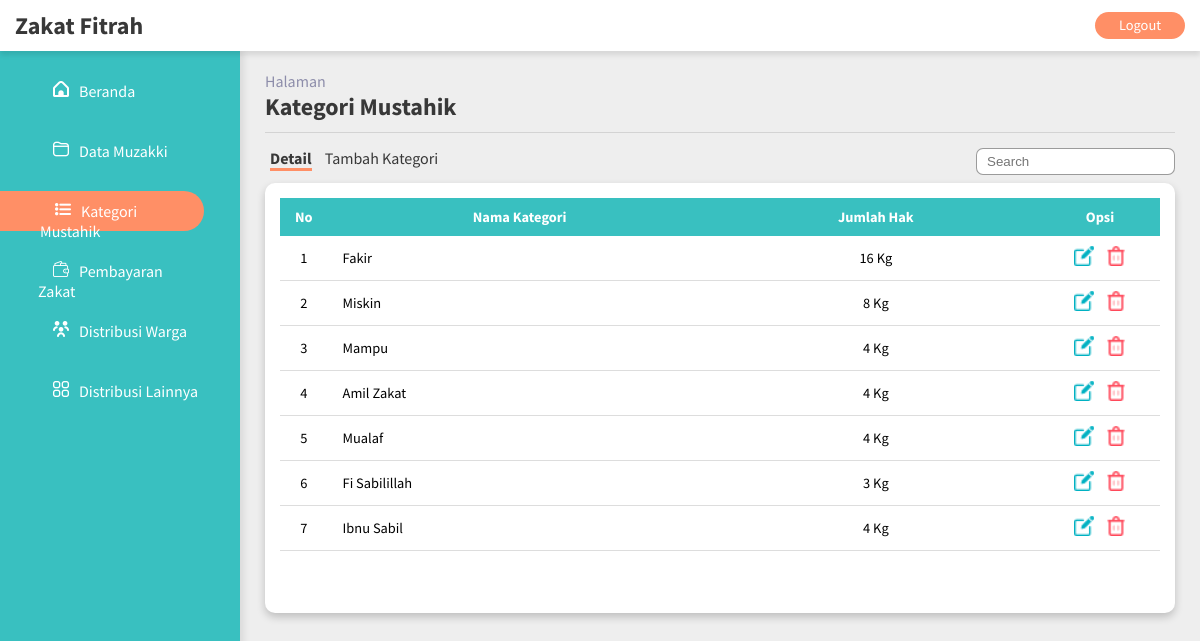
Screenshot of /pages/mustahik/mustahik_page.php with the database file from the repository.
### tables this page shows
CREATE TABLE `kategori_mustahik` (
  `id_kategori` int(5) NOT NULL,
  `nama_kategori` varchar(100) NOT NULL,
  `jumlah_hak` varchar(100) NOT NULL
);

### pages/mustahik/mustahik_page.php (the view, shortened to what this page needs)
<?php
include ('../../function.php');
?>
<!DOCTYPE html>
<html lang="id">
<head>
    <link rel="stylesheet" href="../../style/style.css">
    <link rel="stylesheet" href="../../assets/fontawesome/css/all.css">
</head>
<body>
<header>
    <div class="header-wrapper">
        <h2>Zakat Fitrah</h2>
        <a class="btn btn-danger" href="../../logout.php">Logout</a>
    </div>
</header>
<main>
    <div class="flex-container">
        <div class="sidemenu">
            <div class="menu">
                <a href="../../index.php"><img src="../../assets/img/home.png" class="menu-icon">Beranda</a>
            </div>
            <div class="menu">
                <a href="../muzakki/muzakki_page.php"><img src="../../assets/img/folder.png" class="menu-icon">Data Muzakki</a>
            </div>
            <div class="menu-active">
                <a href="mustahik_page.php"><img src="../../assets/img/list.png" class="menu-icon">Kategori Mustahik</a>
            </div>
            <div class="menu">
                <a href="../bayar_zakat/bayar_zakat_pages.php"><img src="../../assets/img/wallet.png" class="menu-icon">Pembayaran Zakat</a>
            </div>
            <div class="menu">
                <a href="../distribusi_warga/distribusi_warga_page.php"><img src="../../assets/img/peoples.png" class="menu-icon">Distribusi Warga</a>
            </div>
            <div class="menu">
                <a href="../distribusi_lainnya/distribusi_lainnya_page.php"><img src="../../assets/img/menu.png" class="menu-icon">Distribusi Lainnya</a>
            </div>
        </div>
        <div class="content-area">
            <div class="page-title">
                <p>Halaman</p>
                <h2>Kategori Mustahik</h2>
            </div>
            <div class="table-card">
                <a href="mustahik_page.php" class="tb-menu-active">Detail</a>
                <a href="tambah_mustahik.php" class="tb-menu">Tambah Kategori</a>
                <form method="get" action="" class="search">
                    <input class="search-form" type="text" name="search" placeholder="Search">
                </form>
                <div class="table-card-2">
                    <div class="table-container">
                        <table class="content-table">
                            <thead>
                            <tr align="center">
                                <th style="width: 20px">No</th>
                                <th>Nama Kategori</th>
                                <th>Jumlah Hak</th>
                                <th>Opsi</th>
                            </tr>
                            </thead>
                            <tbody>
                            <?php
                            $no = 1;
                            $sql = $koneksi->query("select * from kategori_mustahik");
                            while ($data = $sql->fetch_assoc()) {
                                ?>
                                <tr>
                                    <td align="center" style="width: 20px"><?php echo $no++;?></td>
                                    <td><?php echo $data['nama_kategori'];?></td>
                                    <td align="center"><?php echo $data['jumlah_hak'];?> Kg</td>
                                    <td style="width: 120px;" align="center">
                                        <a href='ubah.php?id_kategori=<?php echo $data['id_kategori'] ?>'><img src="../../assets/img/edit (2).png"></a>
                                        <a href='hapus.php?id_kategori=<?php echo $data['id_kategori'] ?>'><img src="../../assets/img/trash.png"></a>
                                    </td>
                                </tr>
                            <?php } ?>
                            </tbody>
                        </table>
                    </div>
                </div>
            </div>
        </div>
    </div>
</main>
</body>
</html>

### style/style.css (style rules this page uses)
* { box-sizing: border-box; text-decoration: none; list-style-type: none; margin: 0; padding: 0; }
body { font-family: 'Source Sans Pro', sans-serif; background: #EEEEEE; }
header { position: sticky; top: 0; }
.header-wrapper { display: flex; justify-content: space-between; align-items: center; background-color: #ffffff; box-shadow: 0 4px 5px 0 rgba(0, 0, 0, 0.1); padding: 10px 15px; position: sticky; top: 0; }
.header-wrapper h2 { color: #383838; cursor: pointer; }
.btn { width: 90px; border-radius: 25px; padding: 10px; }
.btn-danger { color: #fff; background-color: #ff8f66; text-align: center; font-size: 0.9em; line-height: 0.5; }
.flex-container { display: flex; height: 91.8vh; }
.sidemenu { width: 20%; height: 100%; box-shadow: 3px 0px 8px 0 rgba(0, 0, 0, 0.1); background-color: rgb(57, 192, 192); }
.menu { margin: 20px auto; width: 85%; height: 40px; padding: 10px 20px 5px 20px; }
.menu a { display: block; color: #ffffff; }
.menu-active { margin: 20px auto 20px 0; width: 85%; height: 40px; border-radius: 0 50px 50px 0; padding: 10px 20px 5px 40px; background-color: #ff8f66; }
.menu-active a { display: block; color: #ffffff; }
.menu-icon { margin: 0 10px 0 15px; }
.content-area { width: 80%; overflow: auto; padding: 0 25px 20px 25px; }
.page-title { width: 100%; border-bottom: 1px solid rgba(56, 56, 56, 0.15); }
.page-title p { margin-top: 20px; color: #8D8DAA; }
.page-title h2 { color: #383838; margin-bottom: 10px; }
.table-card { padding-top: 15px; }
.table-card a { color: #383838; font-size: 16px; margin: 0 5px; }
.tb-menu-active { font-weight: bold; border-bottom: 3px solid #ff8f66; }
.table-card-2 { width: 100%; height: 430px; background-color: #ffffff; border-radius: 10px; box-shadow: 0 4px 8px 0 rgba(0, 0, 0, 0.2); padding: 15px; margin-top: 15px; }
.table-container { width: 100%; height: 400px; padding: 0; overflow: auto; }
.content-table { border-collapse: collapse; margin: 0; font-size: 0.9em; width: 100%; }
.content-table thead { position: sticky; top: 0; }
.content-table thead tr { background-color: rgb(57, 192, 192); color: #ffffff; }
.content-table th, .content-table td { padding: 10px 15px; }
.content-table tbody tr td { border-bottom: 1px solid #ddd; }
.content-table tbody tr td a img { height: 20px; margin: 0; padding: 0; }
.search { display: inline; float: right; }
.search-form { padding: 5px 10px; border-radius: 7px; border: 1px solid rgba(56, 56, 56, 0.5); }

### rows the page displays
kategori_mustahik: nama_kategori "Fakir", jumlah_hak "16"
kategori_mustahik: nama_kategori "Miskin", jumlah_hak "8"
kategori_mustahik: nama_kategori "Mampu", jumlah_hak "4"
kategori_mustahik: nama_kategori "Amil Zakat", jumlah_hak "4"
kategori_mustahik: nama_kategori "Mualaf", jumlah_hak "4"
kategori_mustahik: nama_kategori "Fi Sabilillah", jumlah_hak "3"
kategori_mustahik: nama_kategori "Ibnu Sabil", jumlah_hak "4"
